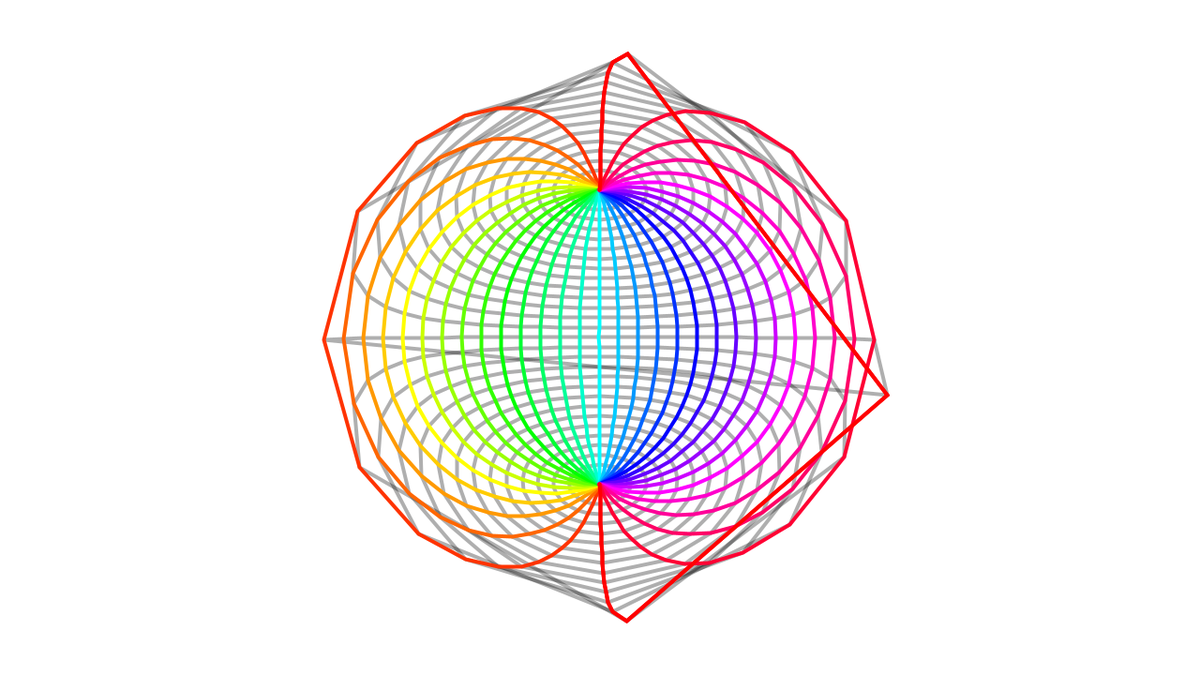
Frame 1 (no input)
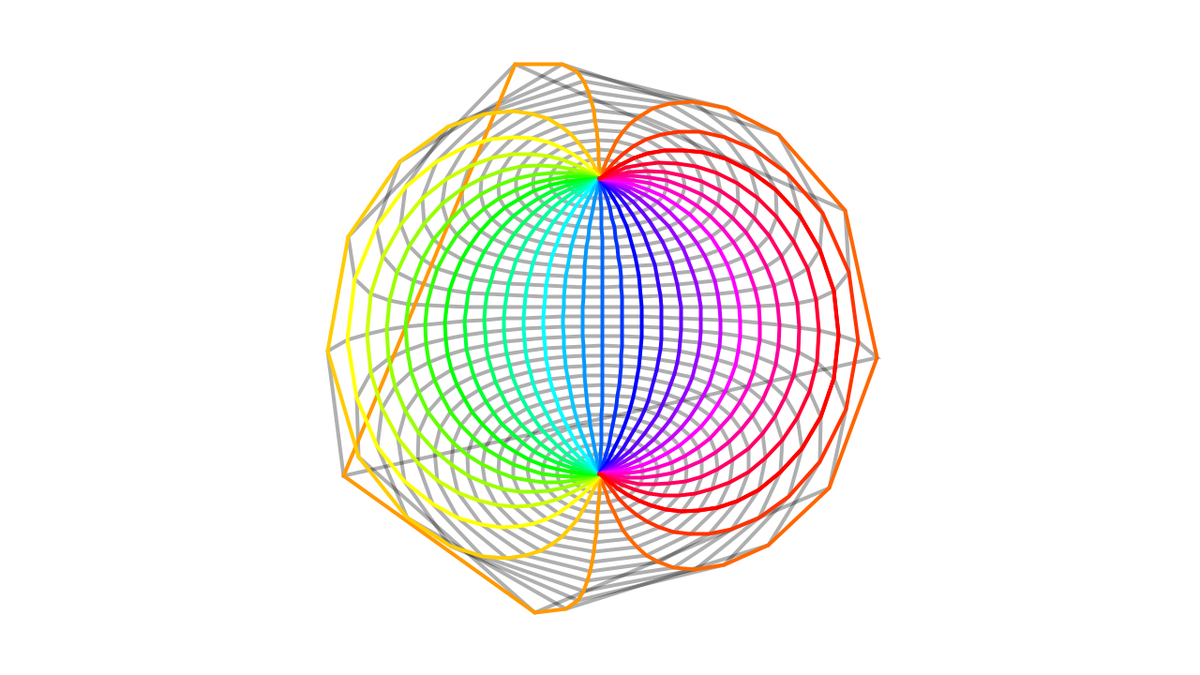
Frame 60 (the mouse pressed at the canvas centre just before this capture)
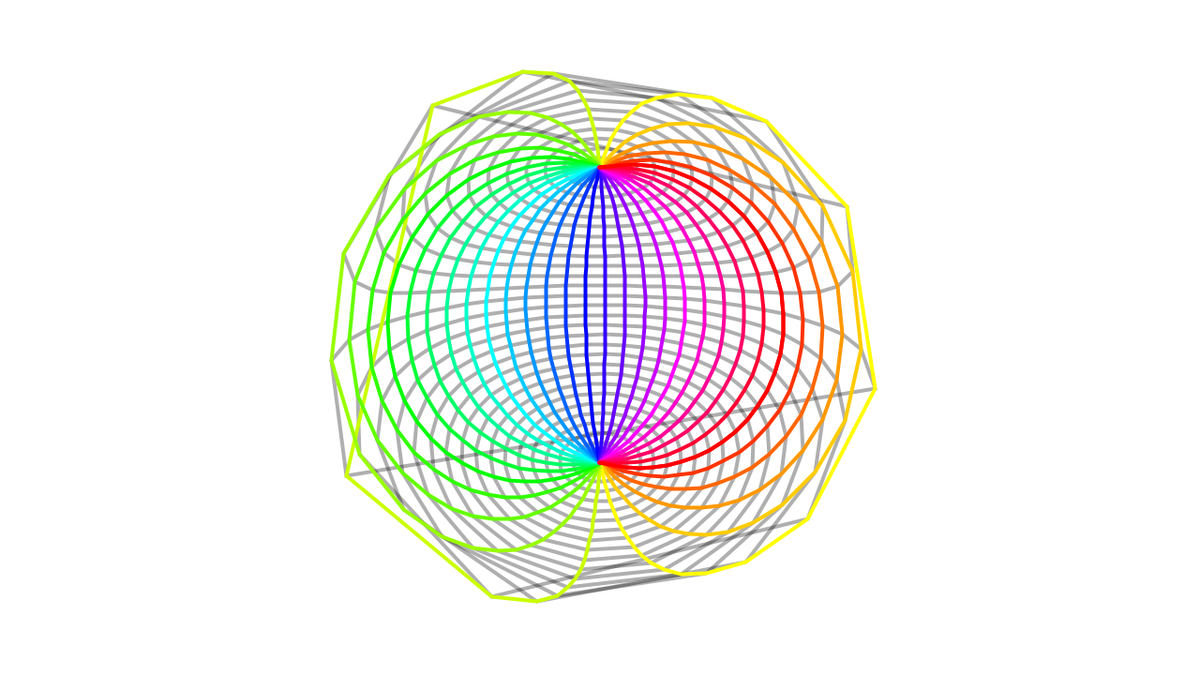
Frame 120 (the mouse held since frame 60 and released just before this capture)

The Processing sketch that drew these frames (run headless with seeded random() and noise(); from frame 60 on, the mouse is pressed at the canvas centre):

// Processing sketch: Azimuthal_Equidistant_Projection
// ── Azimuthal_Equidistant_Projection.pde
float projSize = 100;
int resI = 30;
int resJ = 30;

void setup(){
  size(1280, 720);
  //fullScreen();
  colorMode(HSB, 360, 100, 100);
  strokeWeight(4);
  noFill();
}

void draw(){
  background(360);
  stroke(0, 80);
  float phi1 = float(frameCount)/500;
  float lambda0 = float(frameCount)/100;
  translate(width/2, height/2);
  //draw horizotal line
  for(int i = 0 ; i <= resI; i++){
    float phi = map(i, 0, resI, -HALF_PI, HALF_PI);
    beginShape();
    for(float j = 0 ; j <= resJ; j++){
      float lambda = map(j, 0, resJ, -PI, PI);
      float hue = map(j, 0, resJ, 0, 360);
      PVector p = azimuthalProjection(projSize, phi, phi1, lambda, lambda0);
      vertex(p.x, p.y);
    }
    endShape();
  }
  //draw vertical line
  for(float j = 0 ; j <= resJ; j++){
    float lambda = map(j, 0, resJ, -PI, PI);
    float hue = map(j, 0, resJ, 0, 360);
    stroke(hue, 100, 100);
    beginShape();
    for(int i = 0 ; i <= resI; i++){
      float phi = map(i, 0, resI, -HALF_PI, HALF_PI);
      PVector p = azimuthalProjection(projSize, phi, phi1, lambda, lambda0);
      vertex(p.x, p.y);
    }
    endShape();
  }
}

//based on this cite https://mathworld.wolfram.com/AzimuthalEquidistantProjection.html
PVector azimuthalProjection(float R, float phi, float phi1, float lambda, float lambda0){//stereographic Projection
  float c = acos(sin(phi1)*sin(phi) + cos(phi1)*cos(phi)*cos(lambda - lambda0));
  float k = c/sin(c);
  float x = k*cos(phi)*sin(lambda - lambda0);
  float y = k*(cos(phi1)*sin(phi) - sin(phi1)*cos(phi)*cos(lambda - lambda0));
  return new PVector(x*R, y*R);
}

float loopMod(float x, float val){
  while(x < val){
    x += val;
  }
  return x;
}
